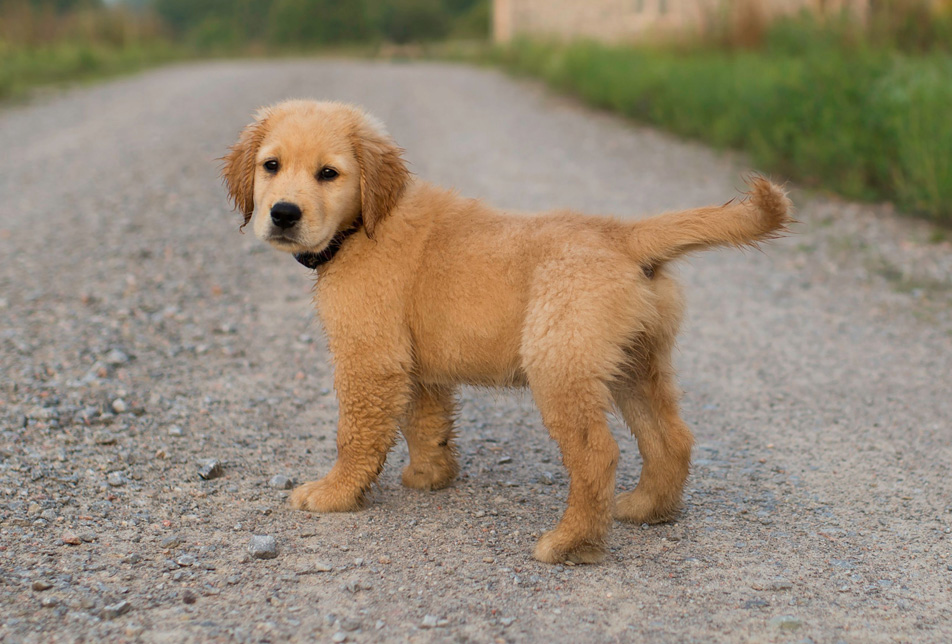
#> input picture spatial.notebooks/tutorials/puppy-dog.jpg, 952 x 644 px, found by its file name
$ jupyter execute --allow-errors cs.tutorial.ipynb
#> lines starting #> are read from the running program, lines starting #| are printed output that depends on the picture
### Compressed Sensing Tutorial

This notebook and the PyLBFGS library was developed by Robert Taylor (http://www.pyrunner.com/weblog/2016/05/26/compressed-sensing-python/). All steps are noted and explained in the markdown there. I don't do much of any explanation here.

Original limited-memory method of BFGS developed by Jorge Nocedal (http://www.ams.org/journals/mcom/1980-35-151/S0025-5718-1980-0572855-7/home.html)

C implementation thereof by Naoaki Okazaki (http://www.chokkan.org/software/liblbfgs/)

[cell 1]
import numpy as np
import matplotlib as mpl
import matplotlib.pyplot as plt
import scipy.optimize as spopt
import scipy.fftpack as spfft
import scipy.ndimage as spimg
import cvxpy as cvx
from pylbfgs import owlqn

[cell 2]
# generate some data with noise
x = np.sort(np.random.uniform(0, 10, 15))
y = 3 + 0.2 * x + 0.1 * np.random.randn(len(x))

[cell 3]
plt.figure(figsize=(5,5))
plt.plot(x,y,linewidth=0,marker='.',color='k',markersize=10);
#> figure, not shown here; curve peaks at x = 9.26, y = 5

[cell 4]
# find L1 line fit
l1_fit = lambda x0, x, y: np.sum(np.abs(x0[0] * x + x0[1] - y))
xopt1 = spopt.fmin(func=l1_fit, x0=[1, 1], args=(x, y))

# find L2 line fit
l2_fit = lambda x0, x, y: np.sum(np.power(x0[0] * x + x0[1] - y, 2))
xopt2 = spopt.fmin(func=l2_fit, x0=[1, 1], args=(x, y))

[cell 5]
plt.figure(figsize=(5,5))
plt.plot(x,y,linewidth=0,marker='.',color='k',markersize=10,label='Data')
plt.plot(x, x*xopt1[0] + xopt1[1],label='L1')
plt.plot(x, x*xopt2[0] + xopt2[1],label='L2')
plt.legend();
#> figure, not shown here; curve peaks at x = 9.26, y = 5; curve peaks at x = 9.64, y = 4.9; curve peaks at x = 9.64, y = 4.91

[cell 6]
y2 = y.copy()
y2[3] += 4
y2[13] -= 3

# refit the lines
xopt12 = spopt.fmin(func=l1_fit, x0=[1, 1], args=(x, y2))
xopt22 = spopt.fmin(func=l2_fit, x0=[1, 1], args=(x, y2))

[cell 7]
plt.figure(figsize=(5,5))
plt.plot(x,y2,linewidth=0,marker='.',color='k',markersize=10,label='Data')
plt.plot(x, x*xopt12[0] + xopt12[1],label='L1')
plt.plot(x, x*xopt22[0] + xopt22[1],label='L2')
plt.legend();
#> figure, not shown here; curve peaks at x = 4.38, y = 8.02; curve peaks at x = 9.64, y = 4.89; curve peaks at x = 0.71, y = 4.37

[cell 8]
# sum of three sinusoids
f1 = 300
f2 =950
f3 = 1200
n = 5000
t = np.linspace(0, 1/8, n)
y = np.sin(f1 * np.pi * t) + np.sin(f2 * np.pi * t) + np.sin(f3 * np.pi * t)
yt = spfft.dct(y, norm='ortho')

[cell 9]
plt.figure(figsize=(15,3))
plt.plot(t,np.sin(f1 * np.pi * t));
#> figure, not shown here; curve peaks at x = 0.0817, y = 1

[cell 10]
plt.figure(figsize=(15,3))
plt.plot(t,np.sin(f2 * np.pi * t));
#> figure, not shown here; curve peaks at x = 0.0868, y = 1

[cell 11]
plt.figure(figsize=(15,3))
plt.plot(t,np.sin(f3 * np.pi * t));
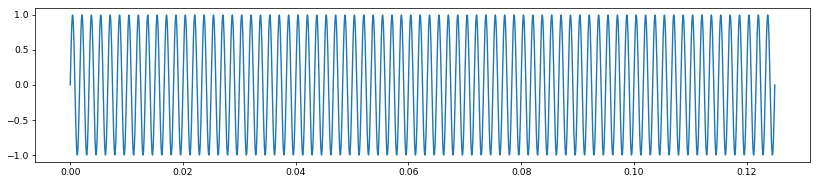
#> figure drawn by matplotlib, 1 panel; curve peaks at x = 0.0421, y = 1

[cell 12]
plt.figure(figsize=(15,3))
plt.plot(t,y);
#> figure, not shown here; curve peaks at x = 0.0953, y = 2.88

[cell 13]
plt.figure(figsize=(15,3))
plt.plot(t,yt)
plt.xlim((0,0.005))
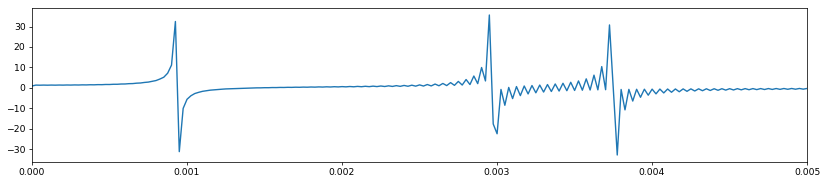
#> figure drawn by matplotlib, 1 panel; curve peaks at x = 0.00295, y = 35.65

[cell 14]
m = 250 # 5% sample
ri = np.random.choice(n, m, replace=False) # random sample of indices
ri.sort() # sorting not strictly necessary, but convenient for plotting
t2 = t[ri]
y2 = y[ri]

[cell 15]
plt.figure(figsize=(15,3))
plt.plot(t,y,alpha=0.5);
plt.plot(t2,y2,linewidth=0,marker='.',markersize=1,color='red');
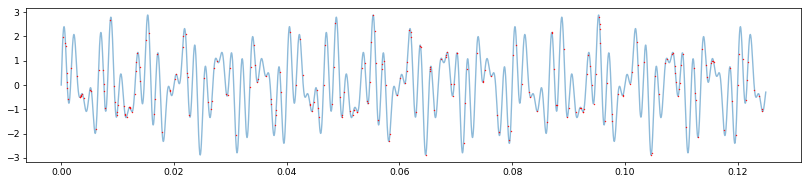
#> figure drawn by matplotlib, 1 panel; curve peaks at x = 0.0953, y = 2.88; curve peaks at x = 0.0554, y = 2.86

[cell 16]
plt.figure(figsize=(15,3))
plt.plot(t2,y2,linewidth=0.5,color='red');
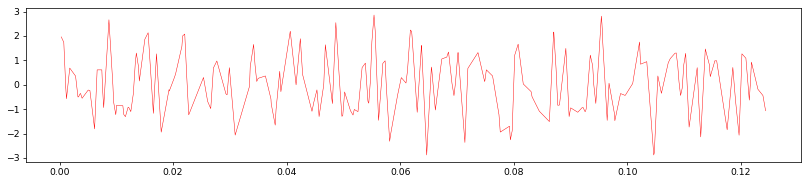
#> figure drawn by matplotlib, 1 panel; curve peaks at x = 0.0554, y = 2.86

[cell 17]
# create idct matrix operator
A = spfft.idct(np.identity(n), norm='ortho', axis=0)
A = A[ri]

# do L1 optimization
#> (the rest of this cell did not finish here and is left out)

#> (a cell that did not finish here is left out)

[cell 19]
plt.figure(figsize=(15,3))
#> (the rest of this cell did not finish here and is left out)

[cell 20]
plt.figure(figsize=(15,3))
plt.plot(t,y);
plt.xticks(np.arange(0,0.125,0.005))
plt.grid()
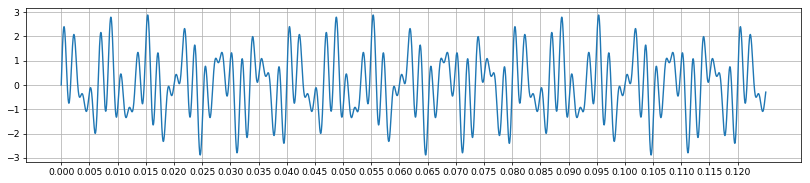
#> figure drawn by matplotlib, 1 panel; curve peaks at x = 0.0953, y = 2.88

Notice its a little crappy at the ends but is really accurate towards the middle.

[cell 21]
def dct2(x):
    return spfft.dct(spfft.dct(x.T, norm='ortho', axis=0).T, norm='ortho', axis=0)

def idct2(x):
    return spfft.idct(spfft.idct(x.T, norm='ortho', axis=0).T, norm='ortho', axis=0)

[cell 22]
# read original image and downsize for speed
def rgb2gray(rgb):
    return 256 - np.dot(rgb[...,:3], [0.2989, 0.5870, 0.1140])
Xorig = rgb2gray(plt.imread('/myvol/data/puppy-dog.jpg')) # read in grayscale
#> in rgb2gray, `return 256 - np.dot(rgb[...,:3], [0.2989, 0.5870, 0.1140])`:
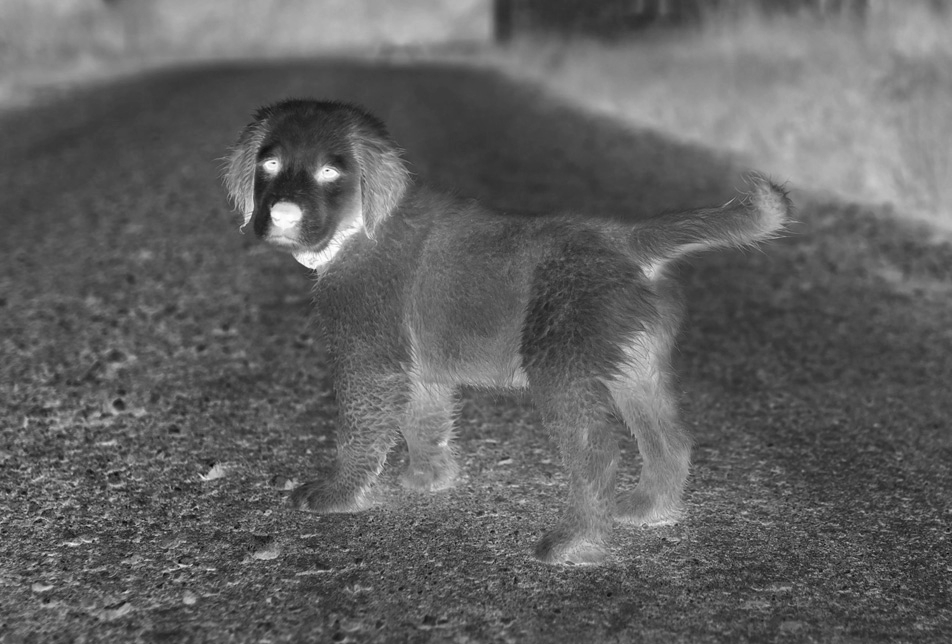
#> returned value: shape (644, 952) float64; min 31.79, max 256, mean 118.3; drawn with min black and max white
X = spimg.zoom(Xorig, 0.1)
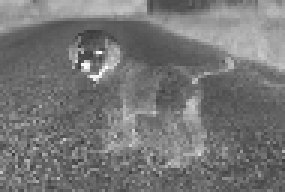
#> X: shape (64, 95) float64 (shown 3 times larger); min 58.27, max 253.7, mean 118.3
ny, nx = X.shape
#> ny = 64; nx = 95

[cell 23]
plt.imshow(Xorig, cmap='binary');
plt.title('Original Image');

[cell 24]
plt.imshow(X, cmap='binary');
plt.title('Downsized Image for Memory and Runtime');

[cell 25]
# extract small sample of signal
k = round(nx * ny * 0.5) # 50% sample
#> k = 3040
ri = np.random.choice(nx * ny, k, replace=False) # random sample of indices
b = X.T.flat[ri]
#> b = 3040 values, max 248.9 at index 1578, min 59.49 at index 2692, mean 118.2
# b = np.expand_dims(b, axis=1)

[cell 26]
# create dct matrix operator using kron (memory errors for large ny*nx)
A = np.kron(
    spfft.idct(np.identity(nx), norm='ortho', axis=0),
    spfft.idct(np.identity(ny), norm='ortho', axis=0)
    )
A = A[ri,:] # same as phi times kron

#> (a cell that did not finish here is left out)

#> (a cell that did not finish here is left out)

#> (a cell that did not finish here is left out)

[cell 30]
# create images of mask (for visualization)
mask = np.zeros(X.shape)
mask.T.flat[ri] = 255
Xm = 255 * np.ones(X.shape)
Xm.T.flat[ri] = X.T.flat[ri]

[cell 31]
plt.imshow(mask, cmap='binary');
plt.title('Boolean Mask for Downsample');
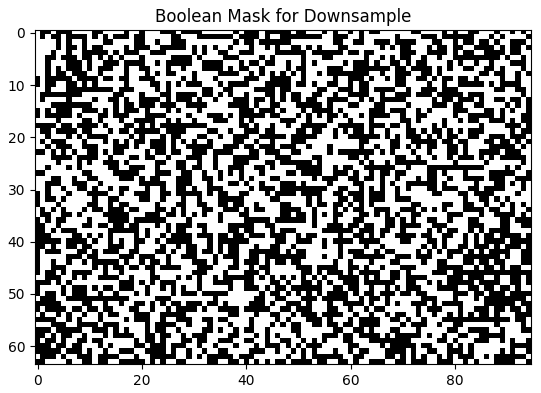
#> figure drawn by matplotlib, 1 panel

[cell 32]
plt.imshow(Xm, cmap='binary');
plt.title('Downsized and Downsampled Image');
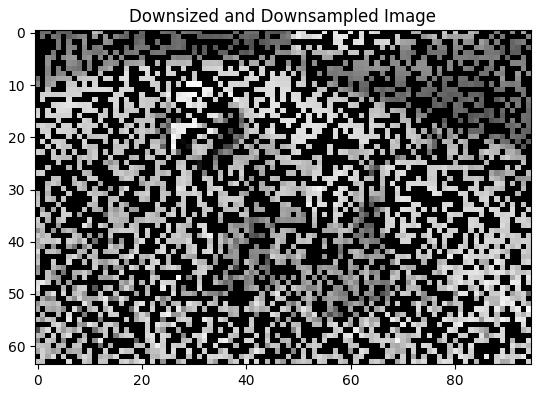
#> figure drawn by matplotlib, 1 panel

#> (a cell that did not finish here is left out)

[cell 34]
def evaluate(x, g, step):
    """An in-memory evaluation callback."""

    # we want to return two things:
    # (1) the norm squared of the residuals, sum((Ax-b).^2), and
    # (2) the gradient 2*A'(Ax-b)

    # expand x columns-first
    x2 = x.reshape((nx, ny)).T

    # Ax is just the inverse 2D dct of x2
    Ax2 = idct2(x2)

    # stack columns and extract samples
    Ax = Ax2.T.flat[ri].reshape(b.shape)

    # calculate the residual Ax-b and its 2-norm squared
    Axb = Ax - b
    fx = np.sum(np.power(Axb, 2))

    # project residual vector (k x 1) onto blank image (ny x nx)
    Axb2 = np.zeros(x2.shape)
    Axb2.T.flat[ri] = Axb # fill columns-first

    # A'(Ax-b) is just the 2D dct of Axb2
    AtAxb2 = 2 * dct2(Axb2)
    AtAxb = AtAxb2.T.reshape(x.shape) # stack columns

    # copy over the gradient vector
    np.copyto(g, AtAxb)

    return fx

[cell 35]
# fractions of the scaled image to randomly sample at
sample_sizes = (0.1, 0.01)

# read original image
# Xorig = plt.imread('/myvol/data/puppy-dog.jpg')
img = plt.imread('/myvol/data/puppy-dog.jpg')
#> img is the input picture: shape (644, 952, 3); mean R, G, B 149.3, 136, 116.4
Xorig = spimg.zoom(img,(0.5,0.5,1))
ny, nx, nchan = Xorig.shape
#> ny = 322; nx = 476; nchan = 3

[cell 36]
# for each sample size
Z = [np.zeros(Xorig.shape, dtype='uint8') for s in sample_sizes]
masks = [np.zeros(Xorig.shape, dtype='uint8') for s in sample_sizes]
#> (the rest of this cell did not finish here and is left out)

[cell 37]
plt.imshow(masks[0]);
plt.title('Downsampled Image - 0.1');
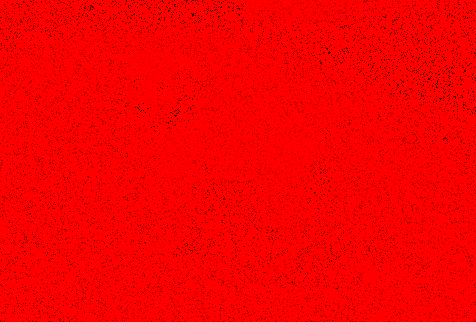
#> shown: shape (322, 476, 3); mean R, G, B 244.4, 0, 0

[cell 38]
plt.imshow(masks[1]);
plt.title('Downsampled Image - 0.01');
